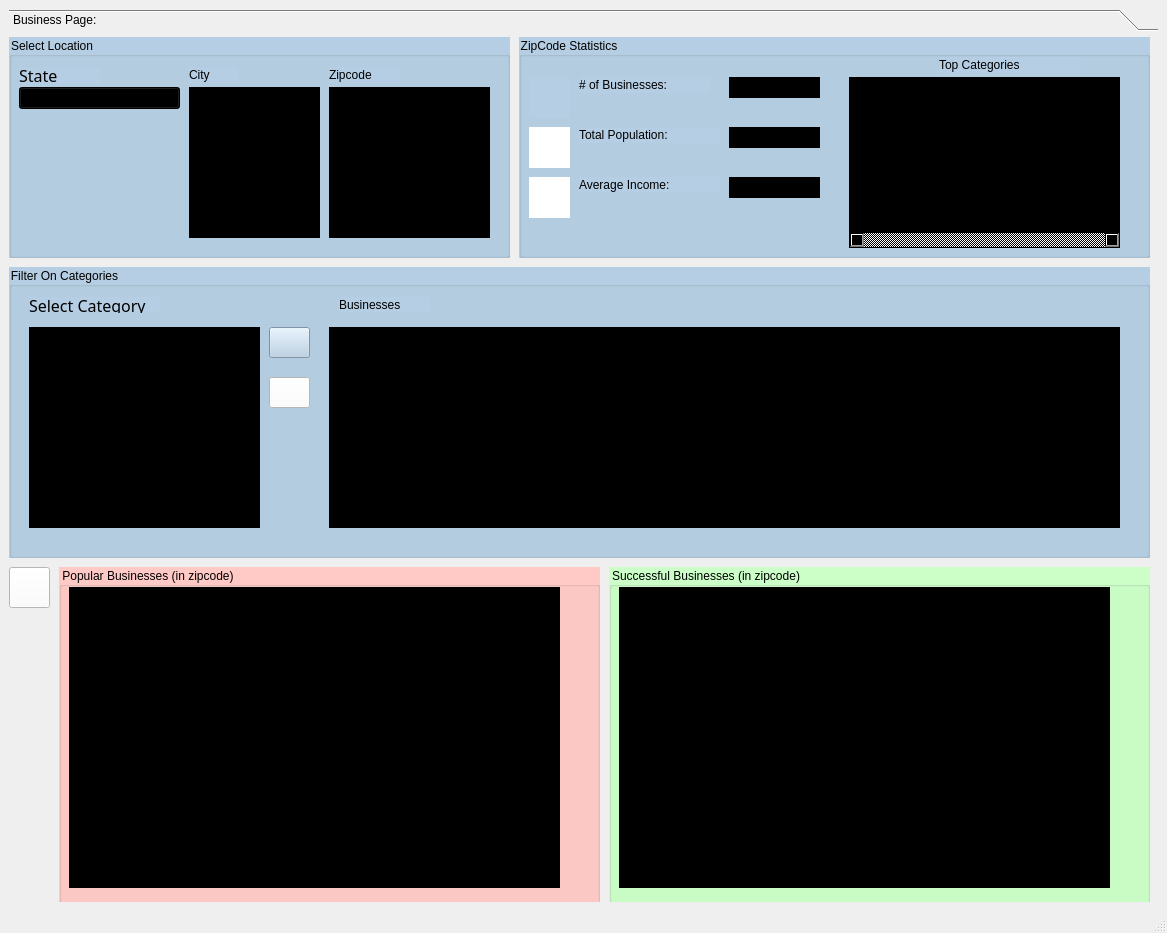
<?xml version="1.0" encoding="UTF-8"?>
<ui version="4.0">
 <class>MainWindow</class>
 <widget class="QMainWindow" name="MainWindow">
  <property name="geometry">
   <rect>
    <x>0</x>
    <y>0</y>
    <width>1167</width>
    <height>933</height>
   </rect>
  </property>
  <property name="windowTitle">
   <string>MainWindow</string>
  </property>
  <widget class="QWidget" name="centralwidget">
   <layout class="QVBoxLayout" name="verticalLayout">
    <item>
     <widget class="QToolBox" name="toolBox">
      <property name="styleSheet">
       <string notr="true">font: 12pt &quot;Lucida Sans&quot;;
border-color: rgb(0, 0, 0);</string>
      </property>
      <property name="currentIndex">
       <number>0</number>
      </property>
      <widget class="QWidget" name="page">
       <property name="geometry">
        <rect>
         <x>0</x>
         <y>0</y>
         <width>1143</width>
         <height>825</height>
        </rect>
       </property>
       <attribute name="label">
        <string>Business Page:</string>
       </attribute>
       <widget class="QGroupBox" name="stateGroup">
        <property name="geometry">
         <rect>
          <x>0</x>
          <y>0</y>
          <width>501</width>
          <height>221</height>
         </rect>
        </property>
        <property name="styleSheet">
         <string notr="true">font: 12pt &quot;Lucida Sans&quot;;
background-color: rgb(181, 206, 227);</string>
        </property>
        <property name="title">
         <string>Select Location</string>
        </property>
        <widget class="QComboBox" name="stateList">
         <property name="geometry">
          <rect>
           <x>10</x>
           <y>50</y>
           <width>161</width>
           <height>22</height>
          </rect>
         </property>
         <property name="styleSheet">
          <string notr="true">background-color: rgb(0, 0,0);
font: 14pt &quot;Lucida Sans&quot;;</string>
         </property>
        </widget>
        <widget class="QLabel" name="label">
         <property name="geometry">
          <rect>
           <x>10</x>
           <y>30</y>
           <width>81</width>
           <height>16</height>
          </rect>
         </property>
         <property name="font">
          <font>
           <family>Lucida Sans</family>
           <pointsize>12</pointsize>
           <italic>false</italic>
           <bold>false</bold>
          </font>
         </property>
         <property name="text">
          <string>State</string>
         </property>
        </widget>
        <widget class="QLabel" name="label_2">
         <property name="geometry">
          <rect>
           <x>180</x>
           <y>30</y>
           <width>49</width>
           <height>16</height>
          </rect>
         </property>
         <property name="text">
          <string>City</string>
         </property>
        </widget>
        <widget class="QListWidget" name="cityList">
         <property name="geometry">
          <rect>
           <x>180</x>
           <y>50</y>
           <width>131</width>
           <height>151</height>
          </rect>
         </property>
         <property name="styleSheet">
          <string notr="true">background-color: rgb(0, 0,0);
font: 14pt &quot;Lucida Sans&quot;;</string>
         </property>
        </widget>
        <widget class="QListWidget" name="zipcodeList">
         <property name="geometry">
          <rect>
           <x>320</x>
           <y>50</y>
           <width>161</width>
           <height>151</height>
          </rect>
         </property>
         <property name="styleSheet">
          <string notr="true">background-color: rgb(0, 0,0);
font: 14pt &quot;Lucida Sans&quot;;</string>
         </property>
        </widget>
        <widget class="QLabel" name="label_3">
         <property name="geometry">
          <rect>
           <x>320</x>
           <y>30</y>
           <width>71</width>
           <height>16</height>
          </rect>
         </property>
         <property name="text">
          <string>Zipcode</string>
         </property>
        </widget>
       </widget>
       <widget class="QGroupBox" name="businesscategoriesGroup">
        <property name="geometry">
         <rect>
          <x>0</x>
          <y>230</y>
          <width>1141</width>
          <height>291</height>
         </rect>
        </property>
        <property name="styleSheet">
         <string notr="true">font: 12pt &quot;Lucida Sans&quot;;
background-color: rgb(181, 206, 227);</string>
        </property>
        <property name="title">
         <string>Filter On Categories</string>
        </property>
        <widget class="QListWidget" name="businessTableCategory">
         <property name="enabled">
          <bool>true</bool>
         </property>
         <property name="geometry">
          <rect>
           <x>20</x>
           <y>60</y>
           <width>231</width>
           <height>201</height>
          </rect>
         </property>
         <property name="styleSheet">
          <string notr="true">background-color: rgb(0, 0,0);
font: 14pt &quot;Lucida Sans&quot;;</string>
         </property>
        </widget>
        <widget class="QLabel" name="label_7">
         <property name="geometry">
          <rect>
           <x>20</x>
           <y>30</y>
           <width>131</width>
           <height>16</height>
          </rect>
         </property>
         <property name="font">
          <font>
           <family>Lucida Sans</family>
           <pointsize>12</pointsize>
           <italic>false</italic>
           <bold>false</bold>
          </font>
         </property>
         <property name="text">
          <string>Select Category</string>
         </property>
        </widget>
        <widget class="QTableWidget" name="businessTableDetails">
         <property name="geometry">
          <rect>
           <x>320</x>
           <y>60</y>
           <width>791</width>
           <height>201</height>
          </rect>
         </property>
         <property name="sizePolicy">
          <sizepolicy hsizetype="Expanding" vsizetype="Expanding">
           <horstretch>0</horstretch>
           <verstretch>0</verstretch>
          </sizepolicy>
         </property>
         <property name="styleSheet">
          <string notr="true">background-color: rgb(0, 0,0);
font: 14pt &quot;Lucida Sans&quot;;</string>
         </property>
         <attribute name="horizontalHeaderCascadingSectionResizes">
          <bool>false</bool>
         </attribute>
         <attribute name="horizontalHeaderDefaultSectionSize">
          <number>50</number>
         </attribute>
         <attribute name="horizontalHeaderStretchLastSection">
          <bool>true</bool>
         </attribute>
         <attribute name="verticalHeaderVisible">
          <bool>false</bool>
         </attribute>
         <attribute name="verticalHeaderHighlightSections">
          <bool>true</bool>
         </attribute>
        </widget>
        <widget class="QLabel" name="label_8">
         <property name="geometry">
          <rect>
           <x>330</x>
           <y>30</y>
           <width>91</width>
           <height>16</height>
          </rect>
         </property>
         <property name="text">
          <string>Businesses</string>
         </property>
        </widget>
        <widget class="QToolButton" name="searchButton">
         <property name="geometry">
          <rect>
           <x>260</x>
           <y>60</y>
           <width>41</width>
           <height>31</height>
          </rect>
         </property>
         <property name="styleSheet">
          <string notr="true">image: url(/Users/aa/Documents/Cpts 451/Milestone-3/Icons/search.png);</string>
         </property>
         <property name="text">
          <string/>
         </property>
        </widget>
        <widget class="QToolButton" name="clearButton">
         <property name="geometry">
          <rect>
           <x>260</x>
           <y>110</y>
           <width>41</width>
           <height>31</height>
          </rect>
         </property>
         <property name="styleSheet">
          <string notr="true">background-color: rgb(255, 255, 255);
image: url(/Users/aa/Documents/Cpts 451/Milestone-3/Icons/clear.png);</string>
         </property>
         <property name="text">
          <string/>
         </property>
        </widget>
       </widget>
       <widget class="QGroupBox" name="ZipStatistics">
        <property name="geometry">
         <rect>
          <x>510</x>
          <y>0</y>
          <width>631</width>
          <height>221</height>
         </rect>
        </property>
        <property name="styleSheet">
         <string notr="true">font: 12pt &quot;Lucida Sans&quot;;
background-color: rgb(181, 206, 227);</string>
        </property>
        <property name="title">
         <string>ZipCode Statistics</string>
        </property>
        <widget class="QLabel" name="label_4">
         <property name="geometry">
          <rect>
           <x>60</x>
           <y>40</y>
           <width>131</width>
           <height>16</height>
          </rect>
         </property>
         <property name="text">
          <string># of Businesses:</string>
         </property>
        </widget>
        <widget class="QLabel" name="label_5">
         <property name="geometry">
          <rect>
           <x>60</x>
           <y>90</y>
           <width>141</width>
           <height>16</height>
          </rect>
         </property>
         <property name="text">
          <string>Total Population:</string>
         </property>
        </widget>
        <widget class="QLabel" name="label_6">
         <property name="geometry">
          <rect>
           <x>60</x>
           <y>140</y>
           <width>141</width>
           <height>16</height>
          </rect>
         </property>
         <property name="text">
          <string>Average Income:</string>
         </property>
        </widget>
        <widget class="QTableWidget" name="topCategories">
         <property name="geometry">
          <rect>
           <x>330</x>
           <y>40</y>
           <width>271</width>
           <height>171</height>
          </rect>
         </property>
         <property name="styleSheet">
          <string notr="true">background-color: rgb(0, 0,0);
font: 14pt &quot;Lucida Sans&quot;;</string>
         </property>
         <property name="horizontalScrollBarPolicy">
          <enum>Qt::ScrollBarAlwaysOn</enum>
         </property>
         <attribute name="verticalHeaderVisible">
          <bool>false</bool>
         </attribute>
        </widget>
        <widget class="QLabel" name="label_9">
         <property name="geometry">
          <rect>
           <x>420</x>
           <y>20</y>
           <width>141</width>
           <height>16</height>
          </rect>
         </property>
         <property name="text">
          <string>Top Categories</string>
         </property>
        </widget>
        <widget class="QLabel" name="nobusslabel">
         <property name="geometry">
          <rect>
           <x>10</x>
           <y>40</y>
           <width>41</width>
           <height>41</height>
          </rect>
         </property>
         <property name="styleSheet">
          <string notr="true">image: url(/Users/aa/Documents/Cpts 451/Milestone-3/Icons/analytics.png);</string>
         </property>
         <property name="text">
          <string/>
         </property>
        </widget>
        <widget class="QLabel" name="totalpoplabel">
         <property name="geometry">
          <rect>
           <x>10</x>
           <y>90</y>
           <width>41</width>
           <height>41</height>
          </rect>
         </property>
         <property name="styleSheet">
          <string notr="true">image: url(/Users/aa/Documents/Cpts 451/Milestone-3/Icons/population.jpeg);
background-color: rgb(255, 255, 255);</string>
         </property>
         <property name="text">
          <string/>
         </property>
        </widget>
        <widget class="QLabel" name="avgincomelabel">
         <property name="geometry">
          <rect>
           <x>10</x>
           <y>140</y>
           <width>41</width>
           <height>41</height>
          </rect>
         </property>
         <property name="styleSheet">
          <string notr="true">image: url(/Users/aa/Documents/Cpts 451/Milestone-3/Icons/income.png);
background-color: rgb(255, 255, 255);</string>
         </property>
         <property name="text">
          <string/>
         </property>
        </widget>
        <widget class="QLabel" name="NumberOfBusiness">
         <property name="geometry">
          <rect>
           <x>210</x>
           <y>40</y>
           <width>91</width>
           <height>21</height>
          </rect>
         </property>
         <property name="styleSheet">
          <string notr="true">background-color: rgb(0, 0,0);
font: 14pt &quot;Lucida Sans&quot;;</string>
         </property>
         <property name="text">
          <string/>
         </property>
        </widget>
        <widget class="QLabel" name="TotalPopulation">
         <property name="geometry">
          <rect>
           <x>210</x>
           <y>90</y>
           <width>91</width>
           <height>21</height>
          </rect>
         </property>
         <property name="styleSheet">
          <string notr="true">background-color: rgb(0, 0,0);
font: 14pt &quot;Lucida Sans&quot;;</string>
         </property>
         <property name="text">
          <string/>
         </property>
        </widget>
        <widget class="QLabel" name="AverageIncome">
         <property name="geometry">
          <rect>
           <x>210</x>
           <y>140</y>
           <width>91</width>
           <height>21</height>
          </rect>
         </property>
         <property name="styleSheet">
          <string notr="true">background-color: rgb(0, 0,0);
font: 14pt &quot;Lucida Sans&quot;;</string>
         </property>
         <property name="text">
          <string/>
         </property>
        </widget>
       </widget>
       <widget class="QGroupBox" name="PopBusinessesgroup">
        <property name="geometry">
         <rect>
          <x>50</x>
          <y>530</y>
          <width>541</width>
          <height>341</height>
         </rect>
        </property>
        <property name="styleSheet">
         <string notr="true">font: 12pt &quot;Lucida Sans&quot;;
background-color: rgb(255, 202, 198);</string>
        </property>
        <property name="title">
         <string>Popular Businesses (in zipcode)</string>
        </property>
        <widget class="QTableWidget" name="popularBusinessTable">
         <property name="geometry">
          <rect>
           <x>10</x>
           <y>20</y>
           <width>491</width>
           <height>301</height>
          </rect>
         </property>
         <property name="styleSheet">
          <string notr="true">background-color: rgb(0, 0, 0);
font: 14pt &quot;Lucida Sans&quot;;</string>
         </property>
         <attribute name="verticalHeaderVisible">
          <bool>false</bool>
         </attribute>
        </widget>
       </widget>
       <widget class="QGroupBox" name="SussBussinessesgroup">
        <property name="geometry">
         <rect>
          <x>600</x>
          <y>530</y>
          <width>541</width>
          <height>341</height>
         </rect>
        </property>
        <property name="styleSheet">
         <string notr="true">font: 12pt &quot;Lucida Sans&quot;;
background-color: rgb(203, 255, 199);</string>
        </property>
        <property name="title">
         <string>Successful Businesses (in zipcode)</string>
        </property>
        <widget class="QTableWidget" name="sucessfulBusiness">
         <property name="geometry">
          <rect>
           <x>10</x>
           <y>20</y>
           <width>491</width>
           <height>301</height>
          </rect>
         </property>
         <property name="styleSheet">
          <string notr="true">background-color: rgb(0, 0, 0);
font: 14pt &quot;Lucida Sans&quot;;</string>
         </property>
         <attribute name="verticalHeaderVisible">
          <bool>false</bool>
         </attribute>
        </widget>
       </widget>
       <widget class="QToolButton" name="refreshButton">
        <property name="geometry">
         <rect>
          <x>0</x>
          <y>530</y>
          <width>41</width>
          <height>41</height>
         </rect>
        </property>
        <property name="styleSheet">
         <string notr="true">background-color: rgb(255, 255, 255);
image: url(/Users/aa/Documents/Cpts 451/Milestone-3/Icons/refresh.png);
</string>
        </property>
        <property name="text">
         <string/>
        </property>
       </widget>
      </widget>
     </widget>
    </item>
   </layout>
  </widget>
  <widget class="QMenuBar" name="menubar">
   <property name="geometry">
    <rect>
     <x>0</x>
     <y>0</y>
     <width>1167</width>
     <height>24</height>
    </rect>
   </property>
  </widget>
  <widget class="QStatusBar" name="statusbar"/>
 </widget>
 <resources/>
 <connections/>
</ui>
